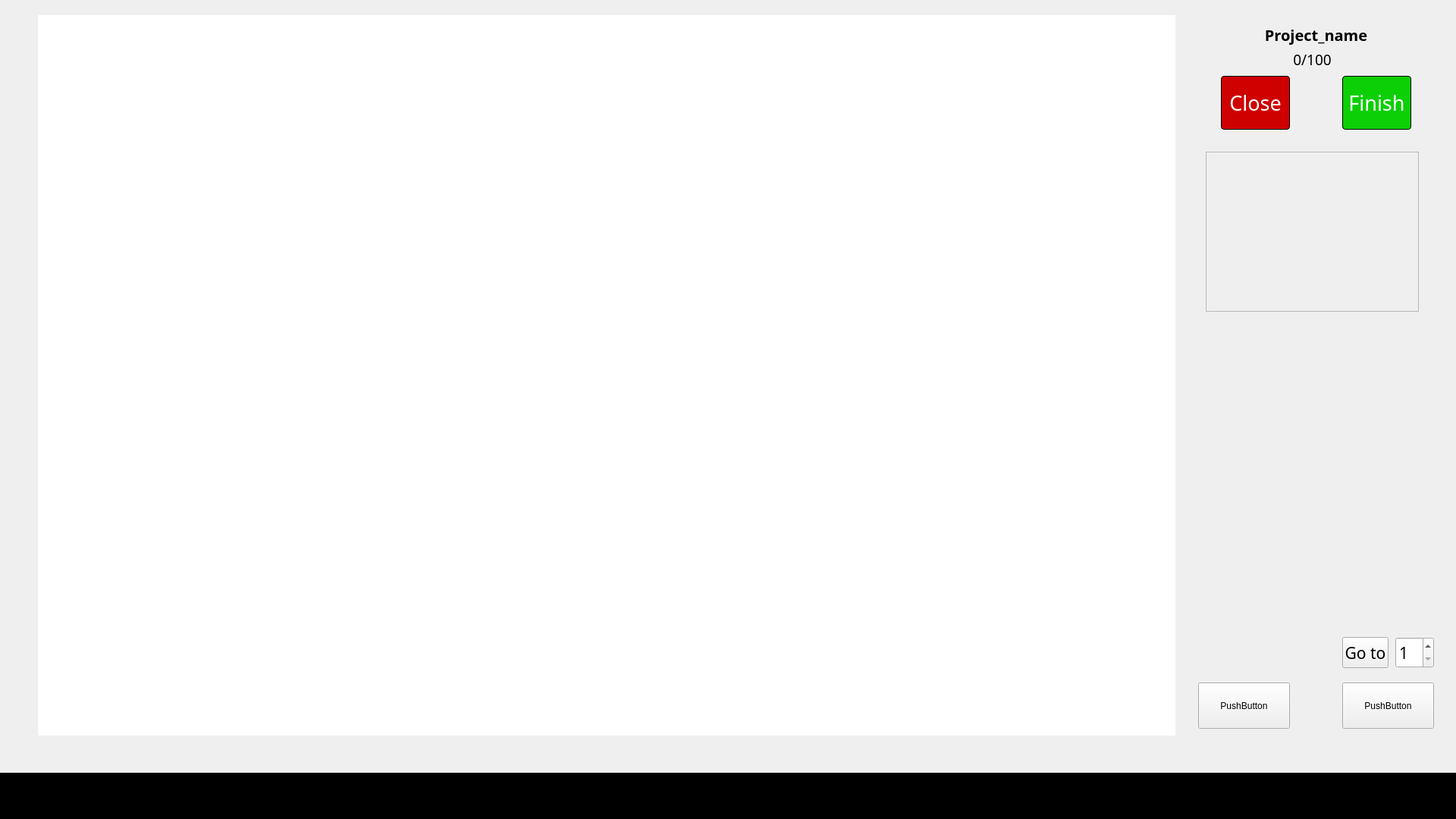
<?xml version="1.0" encoding="UTF-8"?>
<ui version="4.0">
 <class>MainWindow</class>
 <widget class="QMainWindow" name="MainWindow">
  <property name="geometry">
   <rect>
    <x>0</x>
    <y>0</y>
    <width>1920</width>
    <height>1080</height>
   </rect>
  </property>
  <property name="windowTitle">
   <string>MainWindow</string>
  </property>
  <widget class="QWidget" name="centralwidget">
   <widget class="QWidget" name="widget" native="true">
    <property name="geometry">
     <rect>
      <x>50</x>
      <y>20</y>
      <width>1500</width>
      <height>950</height>
     </rect>
    </property>
    <property name="styleSheet">
     <string notr="true">background-color: rgb(255, 255, 255)</string>
    </property>
    <widget class="QWidget" name="scroll_content_widget" native="true">
     <property name="geometry">
      <rect>
       <x>1330</x>
       <y>-30</y>
       <width>281</width>
       <height>981</height>
      </rect>
     </property>
    </widget>
   </widget>
   <widget class="QWidget" name="widget_2" native="true">
    <property name="geometry">
     <rect>
      <x>0</x>
      <y>1019</y>
      <width>1921</width>
      <height>61</height>
     </rect>
    </property>
    <property name="styleSheet">
     <string notr="true">background-color: rgb(0, 0, 0)</string>
    </property>
   </widget>
   <widget class="QLabel" name="show_project_name">
    <property name="geometry">
     <rect>
      <x>1640</x>
      <y>10</y>
      <width>191</width>
      <height>71</height>
     </rect>
    </property>
    <property name="font">
     <font>
      <family>Unispace</family>
      <pointsize>15</pointsize>
      <weight>75</weight>
      <bold>true</bold>
     </font>
    </property>
    <property name="text">
     <string>Project_name</string>
    </property>
    <property name="alignment">
     <set>Qt::AlignCenter</set>
    </property>
   </widget>
   <widget class="QScrollArea" name="scrollArea">
    <property name="geometry">
     <rect>
      <x>1590</x>
      <y>200</y>
      <width>281</width>
      <height>211</height>
     </rect>
    </property>
    <property name="widgetResizable">
     <bool>true</bool>
    </property>
    <widget class="QWidget" name="scrollAreaWidgetContents">
     <property name="geometry">
      <rect>
       <x>0</x>
       <y>0</y>
       <width>279</width>
       <height>209</height>
      </rect>
     </property>
    </widget>
   </widget>
   <widget class="QPushButton" name="NextBut">
    <property name="geometry">
     <rect>
      <x>1770</x>
      <y>900</y>
      <width>121</width>
      <height>61</height>
     </rect>
    </property>
    <property name="text">
     <string>PushButton</string>
    </property>
   </widget>
   <widget class="QPushButton" name="PreviousBut">
    <property name="geometry">
     <rect>
      <x>1580</x>
      <y>900</y>
      <width>121</width>
      <height>61</height>
     </rect>
    </property>
    <property name="text">
     <string>PushButton</string>
    </property>
   </widget>
   <widget class="QPushButton" name="ConfirmBut">
    <property name="geometry">
     <rect>
      <x>1770</x>
      <y>100</y>
      <width>91</width>
      <height>71</height>
     </rect>
    </property>
    <property name="font">
     <font>
      <family>Bahnschrift</family>
      <pointsize>20</pointsize>
     </font>
    </property>
    <property name="styleSheet">
     <string notr="true">QPushButton {
                background-color: #0CCF06;
                border: 1px solid black;
                border-radius: 4px;
                padding: 5px;
                color: white;
            }
            QPushButton:hover {
                background-color: #0FF708;
            }

</string>
    </property>
    <property name="text">
     <string>Finish</string>
    </property>
   </widget>
   <widget class="QLabel" name="label">
    <property name="geometry">
     <rect>
      <x>1690</x>
      <y>70</y>
      <width>81</width>
      <height>16</height>
     </rect>
    </property>
    <property name="font">
     <font>
      <family>Arial Rounded MT Bold</family>
      <pointsize>14</pointsize>
     </font>
    </property>
    <property name="text">
     <string>0/100</string>
    </property>
    <property name="alignment">
     <set>Qt::AlignCenter</set>
    </property>
   </widget>
   <widget class="QPushButton" name="go_toBut">
    <property name="geometry">
     <rect>
      <x>1770</x>
      <y>840</y>
      <width>61</width>
      <height>41</height>
     </rect>
    </property>
    <property name="font">
     <font>
      <family>Bahnschrift</family>
      <pointsize>16</pointsize>
     </font>
    </property>
    <property name="text">
     <string>Go to</string>
    </property>
   </widget>
   <widget class="QSpinBox" name="spinBox">
    <property name="geometry">
     <rect>
      <x>1840</x>
      <y>840</y>
      <width>51</width>
      <height>41</height>
     </rect>
    </property>
    <property name="font">
     <font>
      <family>Bahnschrift</family>
      <pointsize>16</pointsize>
     </font>
    </property>
    <property name="minimum">
     <number>1</number>
    </property>
    <property name="maximum">
     <number>10000</number>
    </property>
    <property name="value">
     <number>1</number>
    </property>
   </widget>
   <widget class="QPushButton" name="CloseBut">
    <property name="geometry">
     <rect>
      <x>1610</x>
      <y>100</y>
      <width>91</width>
      <height>71</height>
     </rect>
    </property>
    <property name="font">
     <font>
      <family>Bahnschrift</family>
      <pointsize>20</pointsize>
     </font>
    </property>
    <property name="styleSheet">
     <string notr="true">QPushButton {
                background-color: #CF0000;
                border: 1px solid black;
                border-radius: 4px;
                padding: 5px;
                color: white;
            }
            QPushButton:hover {
                background-color: #ff6666;
            }
</string>
    </property>
    <property name="text">
     <string>Close</string>
    </property>
    <property name="iconSize">
     <size>
      <width>90</width>
      <height>70</height>
     </size>
    </property>
   </widget>
  </widget>
 </widget>
 <resources>
  <include location="project_win.qrc"/>
 </resources>
 <connections/>
</ui>
